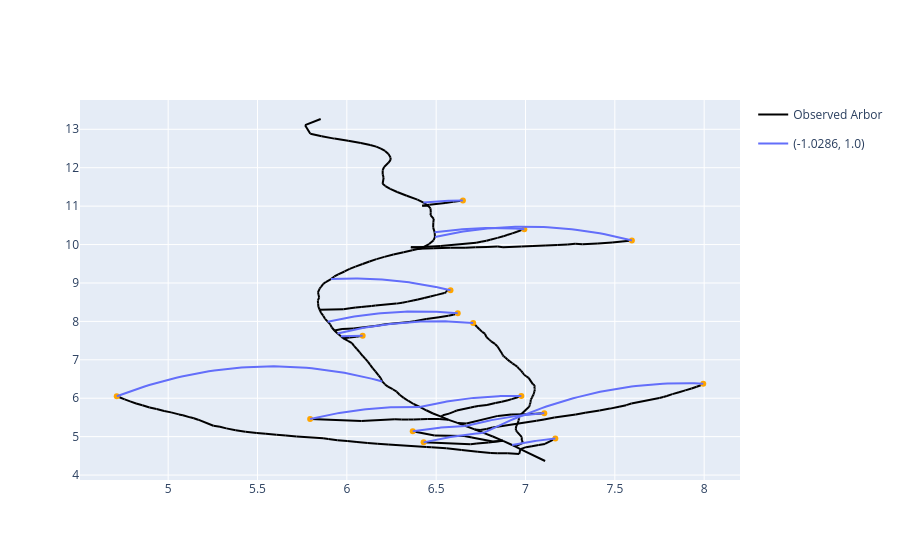

Notebook code cell kept with this figure:
### Code cell
arbor_comparison('171_2_S_day5.csv', ["opt"])
